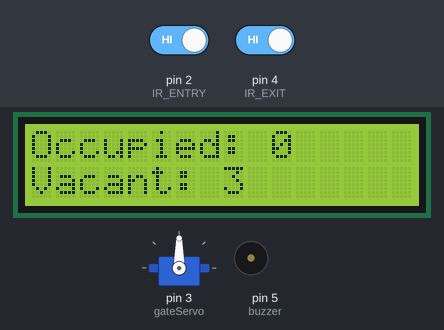
A sketch run on a simulated Arduino Uno, built with avr-gcc and run on an emulated ATmega328P. Parts: 16×2 character LCD, servo, buzzer (waves = sounding, pin HIGH). The test bench sets the inputs (shaded band); at power-on: pin 2 (IR_ENTRY) HIGH, pin 4 (IR_EXIT) HIGH.

Above: at 4.3 s.
4.4 s: pin 2 (IR_ENTRY) driven LOW
At 4.86 s:
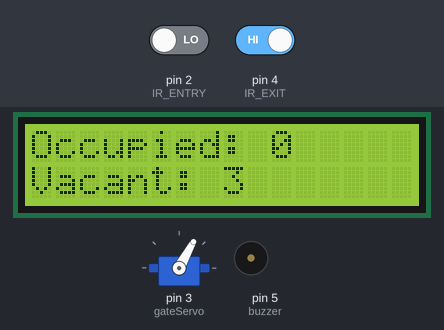
At 6.2 s:
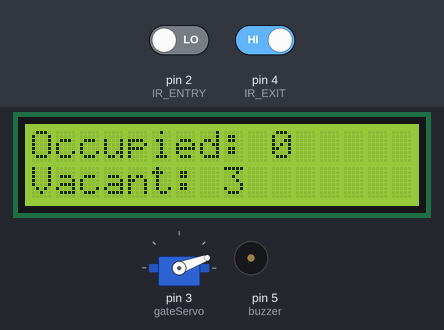
6.9 s: pin 4 (IR_EXIT) driven LOW
At 8.93 s:
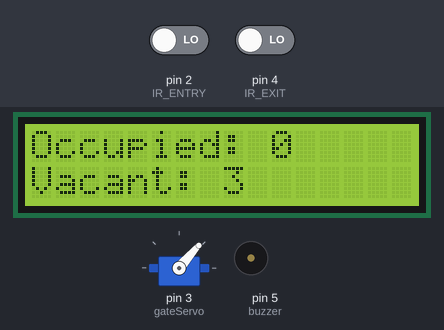
Timing chart, 0 to 15.9 s (numbered marks = the images above; inputs shaded):
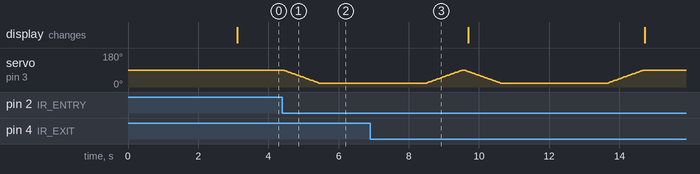

The sketch:

SPS_Main_Program.ino
```cpp
/*                 Smart Car Parking System (Final Version)           */
/**********************************************************************/
#include <Wire.h>
#include <LiquidCrystal_I2C.h>
#include <Servo.h>

LiquidCrystal_I2C display(0x27, 16, 2);
Servo gateServo;

// IR Sensors
int IR_ENTRY = 2;
int IR_EXIT  = 4;

// Buzzer
int buzzer = 5;

// Parking variables
int capacity = 3;
int carCount = 0;              // Cars currently inside

// Sensor flags
bool entryDetected = false;
bool exitDetected  = false;

void setup() {
  display.init();
  display.backlight();

  pinMode(IR_ENTRY, INPUT);
  pinMode(IR_EXIT, INPUT);
  pinMode(buzzer, OUTPUT);

  gateServo.attach(3);
  gateServo.write(90); // Gate closed position

  display.clear();
  display.setCursor(0, 0);
  display.print("SMART PARKING");
  display.setCursor(0, 1);
  display.print("SYSTEM READY");
  delay(3000);
  display.clear();

  updateDisplay();
}

void loop() {

  /* ================= ENTRY ================= */
  if (digitalRead(IR_ENTRY) == LOW && !entryDetected) {
    entryDetected = true;

    if (carCount < capacity) {
      carCount++;               // Increase count
      gateOpen();               // Open gate
      delay(3000);              // ⏱ Gate stays open for 3 seconds
      gateClose();              // Close gate
    } else {
      // Parking Full
      digitalWrite(buzzer, HIGH);
      display.clear();
      display.setCursor(0, 0);
      display.print(" PARKING FULL ");
      display.setCursor(0, 1);
      display.print(" NO VACANCY ");
      delay(2000);
      digitalWrite(buzzer, LOW);
    }
    updateDisplay();
  }

  if (digitalRead(IR_ENTRY) == HIGH) {
    entryDetected = false;
  }

  /* ================= EXIT ================= */
  if (digitalRead(IR_EXIT) == LOW && !exitDetected) {
    exitDetected = true;

    if (carCount > 0) {
      carCount--;               // Decrease count
      gateOpen();               // Open gate
      delay(3000);              // ⏱ Gate stays open for 3 seconds
      gateClose();              // Close gate
    }
    updateDisplay();
  }

  if (digitalRead(IR_EXIT) == HIGH) {
    exitDetected = false;
  }
}

/* ================= LCD DISPLAY ================= */
void updateDisplay() {
  display.clear();
  display.setCursor(0, 0);
  display.print("Occupied: ");
  display.print(carCount);

  display.setCursor(0, 1);
  display.print("Vacant: ");
  display.print(capacity - carCount);
}

/* ================= GATE CONTROL ================= */
void gateOpen() {
  for (int pos = 90; pos >= 20; pos--) {   // Smooth open
    gateServo.write(pos);
    delay(15);
  }
}

void gateClose() {
  for (int pos = 20; pos <= 90; pos++) {   // Smooth close
    gateServo.write(pos);
    delay(15);
  }
}
```

Measured:
- after the input at 4.4 s, servo on pin 3 (gateServo): moves from 90° to 20° over 1.1 s, starting at once
